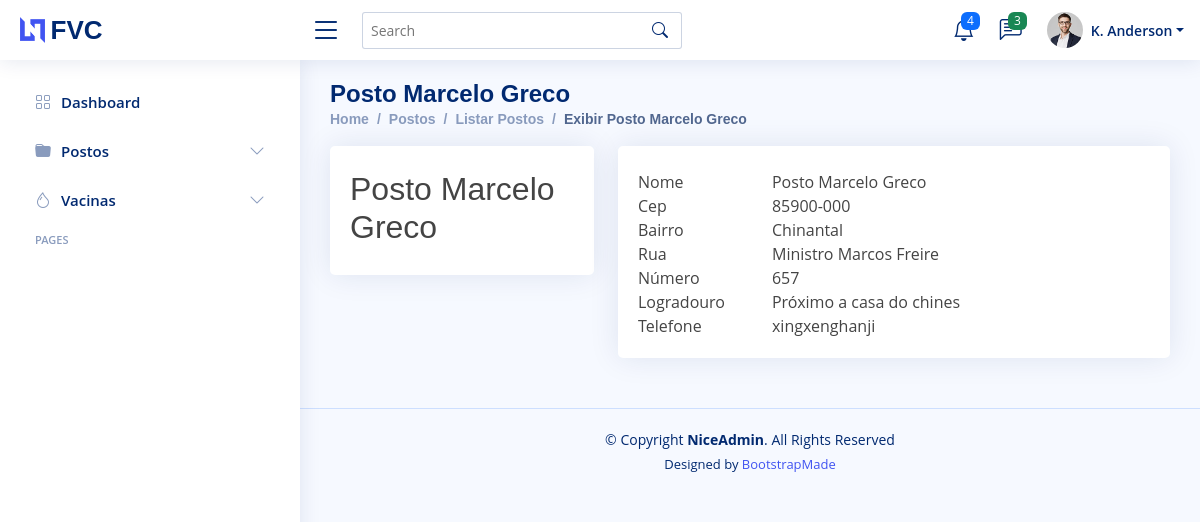
The page /poshow/1 on the database its author committed.
### core/models.py (models this page shows, shortened)
class postos(models.Model):
    pos_nome = models.CharField(max_length = 120)
    pos_cep = models.CharField(max_length = 45)
    pos_rua = models.CharField(max_length = 45)
    pos_bairro = models.CharField(max_length = 45)
    pos_numero = models.IntegerField()
    pos_logradouro = models.CharField(max_length = 45)
    pos_telefone = models.CharField(max_length = 45)
    class Meta:
        verbose_name_plural = "Postos"

### core/views.py (the view)
# urls.py: path('poshow/<int:id_vacina>', pos_show, name= "show_postos"),
def  pos_show(request, id_vacina):
    posto = postos.objects.get(pk = id_vacina)
    pacote = {"postoChave": posto}
    return render(request, "pos-show.html",pacote)

### core/templates/pos-show.html (shortened to what this page needs)
{%extends 'layouts/pages-blank.html'%}
{%block page-name%}{{postoChave.pos_nome}}{%endblock page-name%}
{%block directory%}
<li class="breadcrumb-item"><a href="index.html">Home</a></li>
<li class="breadcrumb-item">Postos</li>
<li class="breadcrumb-item"><a href="{%url 'lista_postos'%}">Listar Postos</a></li>
<li class="breadcrumb-item active">Exibir {{postoChave.pos_nome}}</li>
{%endblock directory%}
{%block main-content%}
<div class="row">
    <div class="col-xl-4">
      <div class="card">
        <div class="card-body profile-card pt-4 d-flex flex-column align-items-center">
          <h2>{{postoChave.pos_nome}}</h2>
        </div>
      </div>
    </div>
    <div class="col-xl-8">
      <div class="card">
        <div class="card-body pt-3">
          <div class="tab-content pt-2">
            <div class="tab-pane fade show active profile-overview" id="profile-overview">
              <div class="row">
                <div class="col-lg-3 col-md-4 label ">Nome</div>
                <div class="col-lg-9 col-md-8">{{postoChave.pos_nome}}</div>
              </div>
              <div class="row">
                <div class="col-lg-3 col-md-4 label">Cep</div>
                <div class="col-lg-9 col-md-8">{{postoChave.pos_cep}}</div>
              </div>
              <div class="row">
                <div class="col-lg-3 col-md-4 label">Bairro</div>
                <div class="col-lg-9 col-md-8">{{postoChave.pos_bairro}}</div>
              </div>
              <div class="row">
                <div class="col-lg-3 col-md-4 label">Rua</div>
                <div class="col-lg-9 col-md-8">{{postoChave.pos_rua}}</div>
              </div>
              <div class="row">
                <div class="col-lg-3 col-md-4 label">Número</div>
                <div class="col-lg-9 col-md-8">{{postoChave.pos_numero}}</div>
              </div>
              <div class="row">
                <div class="col-lg-3 col-md-4 label">Logradouro</div>
                <div class="col-lg-9 col-md-8">{{postoChave.pos_logradouro}}</div>
              </div>
              <div class="row">
                <div class="col-lg-3 col-md-4 label">Telefone</div>
                <div class="col-lg-9 col-md-8">{{postoChave.pos_telefone}}</div>
              </div>
              </div>
            </div>
          </div>
        </div>
      </div>
    </div>
{%endblock main-content%}

### core/static/assets/css/style.css (style rules this page uses)
:root { scroll-behavior: smooth; }
body { font-family: "Open Sans", sans-serif; background: #f6f9ff; color: #444444; }
a { color: #4154f1; text-decoration: none; }
h1, h2, h3, h4, h5, h6 { font-family: "Nunito", sans-serif; }
.card { margin-bottom: 30px; border: none; border-radius: 5px; box-shadow: 0px 0 30px rgba(1, 41, 112, 0.1); }
.card-body { padding: 0 20px 20px 20px; }
.breadcrumb a { color: #899bbd; transition: 0.3s; }
.breadcrumb .breadcrumb-item::before { color: #899bbd; }
.breadcrumb .active { color: #51678f; font-weight: 600; }

### rows shown on the page
postos: pos_nome "Posto Marcelo Greco", pos_cep "85900-000", pos_bairro "Chinantal", pos_rua "Ministro Marcos Freire", pos_numero "657", pos_logradouro "Próximo a casa do chines", pos_telefone "xingxenghanji"
